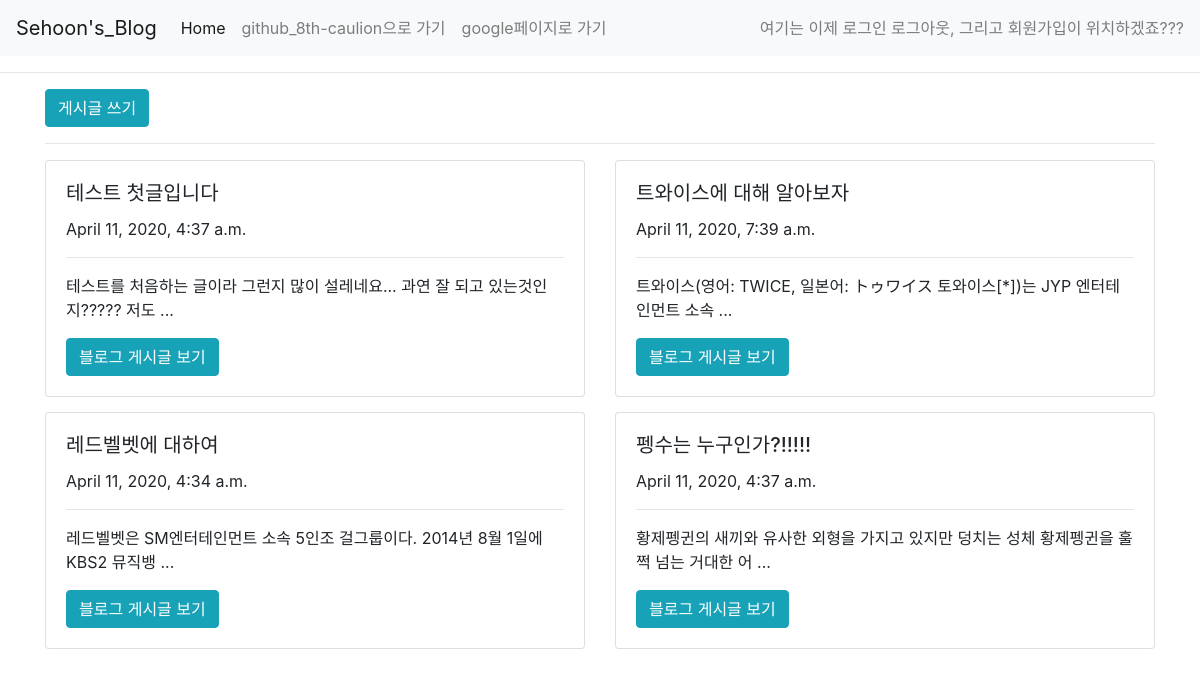
The page / on the database its author committed.
### blogpost/models.py (models this page shows, shortened)
class Blog(models.Model):
    user_id = models.IntegerField()
    title = models.CharField(max_length = 200)
    pub_date = models.DateTimeField('date published')
    body = models.TextField()
    def summary(self):
        return self.body[:50]

### blogpost/views.py (the view)
# urls.py: 2. Add a URL to urlpatterns:  path('', views.home, name='home')
def home(request):
    blogs = Blog.objects #쿼리셋 개념 알아야됨!! 꼭꼭
    return render(request, 'home.html', {'blogs' : blogs})

### blogpost/templates/home.html
{% extends 'base.html' %}
{% block content %}
<a href="{% url 'new' %}"><button type="button" class="btn btn-info">게시글 쓰기</button></a>
<hr>
<div class="row">
    {% for blog in blogs.all %}
    <div class="col-sm-6" style = "padding-bottom : 15px;" >
        <div class="card" >
            <div class="card-body">
                <h5 class="card-title">{{blog.title}}</h5>
                {{blog.pub_date}}
                <hr>
                <p class="card-text">{{blog.summary}} ...</p>
                <a href="{% url 'detail' blog.id %}" class="btn btn-info">블로그 게시글 보기</a>
            </div>
        </div>
    </div>
    {% endfor %}
</div>
{% endblock content %}

### rows shown on the page
Blog: title "테스트 첫글입니다", pub_date "April 11, 2020, 4:37 a.m.", summary "테스트를 처음하는 글이라 그런지 많이 설레네요... 과연 잘 되고 있는것인지????? 저도"
Blog: title "트와이스에 대해 알아보자", pub_date "April 11, 2020, 7:39 a.m.", summary "트와이스(영어: TWICE, 일본어: トゥワイス 토와이스[*])는 JYP 엔터테인먼트 소속"
Blog: title "레드벨벳에 대하여", pub_date "April 11, 2020, 4:34 a.m.", summary "레드벨벳은 SM엔터테인먼트 소속 5인조 걸그룹이다. 2014년 8월 1일에 KBS2 뮤직뱅"
Blog: title "펭수는 누구인가?!!!!!", pub_date "April 11, 2020, 4:37 a.m.", summary "황제펭귄의 새끼와 유사한 외형을 가지고 있지만 덩치는 성체 황제펭귄을 훌쩍 넘는 거대한 어"
